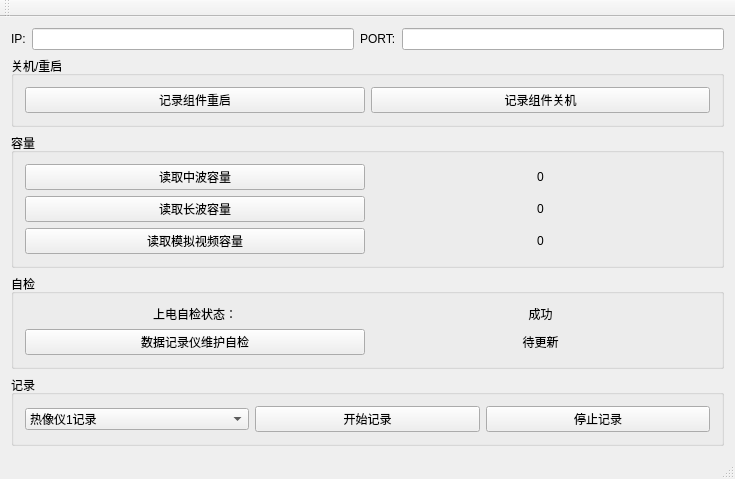
<?xml version="1.0" encoding="UTF-8"?>
<ui version="4.0">
 <class>MainWindow</class>
 <widget class="QMainWindow" name="MainWindow">
  <property name="geometry">
   <rect>
    <x>0</x>
    <y>0</y>
    <width>735</width>
    <height>471</height>
   </rect>
  </property>
  <property name="windowTitle">
   <string>MainWindow</string>
  </property>
  <widget class="QWidget" name="centralWidget">
   <layout class="QGridLayout" name="gridLayout">
    <item row="1" column="0">
     <widget class="QGroupBox" name="groupBox">
      <property name="title">
       <string>关机/重启</string>
      </property>
      <layout class="QGridLayout" name="gridLayout_2">
       <item row="0" column="0">
        <widget class="QPushButton" name="restart_btn">
         <property name="text">
          <string>记录组件重启</string>
         </property>
        </widget>
       </item>
       <item row="0" column="1">
        <widget class="QPushButton" name="shutdown_btn">
         <property name="text">
          <string>记录组件关机</string>
         </property>
        </widget>
       </item>
      </layout>
     </widget>
    </item>
    <item row="2" column="0">
     <widget class="QGroupBox" name="groupBox_2">
      <property name="title">
       <string>容量</string>
      </property>
      <layout class="QGridLayout" name="gridLayout_3">
       <item row="2" column="0">
        <widget class="QPushButton" name="get_s_btn">
         <property name="text">
          <string>读取模拟视频容量</string>
         </property>
        </widget>
       </item>
       <item row="0" column="0">
        <widget class="QPushButton" name="get_m_btn">
         <property name="text">
          <string>读取中波容量</string>
         </property>
        </widget>
       </item>
       <item row="1" column="0">
        <widget class="QPushButton" name="get_l_btn">
         <property name="text">
          <string>读取长波容量</string>
         </property>
        </widget>
       </item>
       <item row="0" column="1">
        <widget class="QLabel" name="get_m_lab">
         <property name="text">
          <string>0</string>
         </property>
         <property name="alignment">
          <set>Qt::AlignCenter</set>
         </property>
        </widget>
       </item>
       <item row="1" column="1">
        <widget class="QLabel" name="get_l_lab">
         <property name="text">
          <string>0</string>
         </property>
         <property name="alignment">
          <set>Qt::AlignCenter</set>
         </property>
        </widget>
       </item>
       <item row="2" column="1">
        <widget class="QLabel" name="get_s_lab">
         <property name="text">
          <string>0</string>
         </property>
         <property name="alignment">
          <set>Qt::AlignCenter</set>
         </property>
        </widget>
       </item>
      </layout>
     </widget>
    </item>
    <item row="0" column="0">
     <layout class="QHBoxLayout" name="horizontalLayout">
      <item>
       <widget class="QLabel" name="label">
        <property name="text">
         <string>IP:</string>
        </property>
       </widget>
      </item>
      <item>
       <widget class="QLineEdit" name="ip_lineEdit"/>
      </item>
      <item>
       <widget class="QLabel" name="label_2">
        <property name="text">
         <string>PORT:</string>
        </property>
       </widget>
      </item>
      <item>
       <widget class="QLineEdit" name="port_lineEdit"/>
      </item>
     </layout>
    </item>
    <item row="3" column="0">
     <widget class="QGroupBox" name="groupBox_3">
      <property name="title">
       <string>自检</string>
      </property>
      <layout class="QGridLayout" name="gridLayout_4">
       <item row="0" column="0">
        <widget class="QLabel" name="label_6">
         <property name="text">
          <string>上电自检状态：</string>
         </property>
         <property name="alignment">
          <set>Qt::AlignCenter</set>
         </property>
        </widget>
       </item>
       <item row="0" column="1">
        <widget class="QLabel" name="label_7">
         <property name="text">
          <string>成功</string>
         </property>
         <property name="alignment">
          <set>Qt::AlignCenter</set>
         </property>
        </widget>
       </item>
       <item row="1" column="0">
        <widget class="QPushButton" name="selftest_btn">
         <property name="text">
          <string>数据记录仪维护自检</string>
         </property>
        </widget>
       </item>
       <item row="1" column="1">
        <widget class="QLabel" name="selftest_lab">
         <property name="text">
          <string>待更新</string>
         </property>
         <property name="alignment">
          <set>Qt::AlignCenter</set>
         </property>
        </widget>
       </item>
      </layout>
     </widget>
    </item>
    <item row="5" column="0">
     <spacer name="verticalSpacer">
      <property name="orientation">
       <enum>Qt::Vertical</enum>
      </property>
      <property name="sizeHint" stdset="0">
       <size>
        <width>20</width>
        <height>40</height>
       </size>
      </property>
     </spacer>
    </item>
    <item row="4" column="0">
     <widget class="QGroupBox" name="groupBox_4">
      <property name="title">
       <string>记录</string>
      </property>
      <layout class="QGridLayout" name="gridLayout_5">
       <item row="0" column="0">
        <widget class="QComboBox" name="record_cBox">
         <item>
          <property name="text">
           <string>热像仪1记录</string>
          </property>
         </item>
         <item>
          <property name="text">
           <string>热像仪2记录</string>
          </property>
         </item>
         <item>
          <property name="text">
           <string>同时记录</string>
          </property>
         </item>
        </widget>
       </item>
       <item row="0" column="1">
        <widget class="QPushButton" name="record_start_btn">
         <property name="text">
          <string>开始记录</string>
         </property>
        </widget>
       </item>
       <item row="0" column="2">
        <widget class="QPushButton" name="record_stop_btn">
         <property name="text">
          <string>停止记录</string>
         </property>
        </widget>
       </item>
      </layout>
     </widget>
    </item>
   </layout>
  </widget>
  <widget class="QMenuBar" name="menuBar">
   <property name="geometry">
    <rect>
     <x>0</x>
     <y>0</y>
     <width>735</width>
     <height>23</height>
    </rect>
   </property>
  </widget>
  <widget class="QToolBar" name="mainToolBar">
   <attribute name="toolBarArea">
    <enum>TopToolBarArea</enum>
   </attribute>
   <attribute name="toolBarBreak">
    <bool>false</bool>
   </attribute>
  </widget>
  <widget class="QStatusBar" name="statusBar"/>
 </widget>
 <layoutdefault spacing="6" margin="11"/>
 <resources/>
 <connections/>
</ui>
